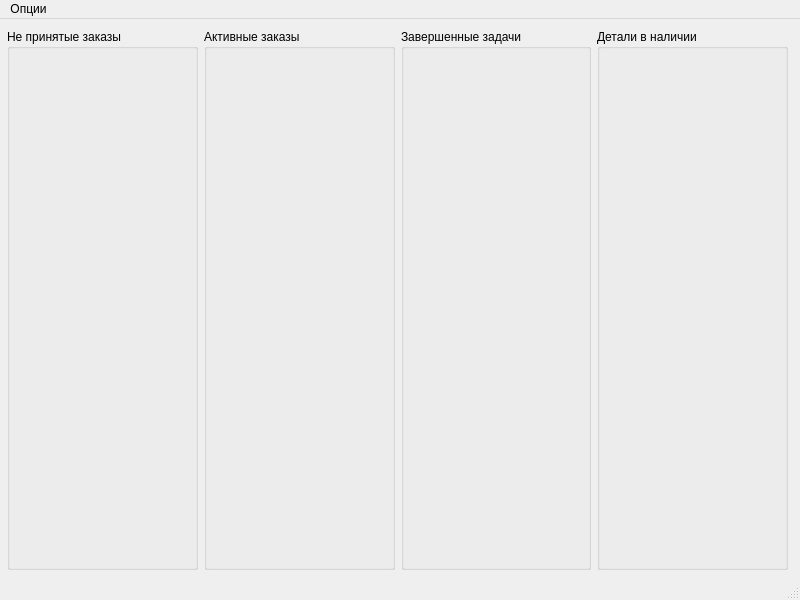
<?xml version="1.0" encoding="UTF-8"?>
<ui version="4.0">
 <class>MainWindow</class>
 <widget class="QMainWindow" name="MainWindow">
  <property name="geometry">
   <rect>
    <x>0</x>
    <y>0</y>
    <width>800</width>
    <height>600</height>
   </rect>
  </property>
  <property name="windowTitle">
   <string>MainWindow</string>
  </property>
  <widget class="QWidget" name="centralwidget">
   <widget class="QWidget" name="horizontalLayoutWidget">
    <property name="geometry">
     <rect>
      <x>7</x>
      <y>10</y>
      <width>781</width>
      <height>541</height>
     </rect>
    </property>
    <layout class="QHBoxLayout" name="horizontalLayout">
     <item>
      <widget class="QGroupBox" name="Order_not_accepted">
       <property name="title">
        <string>Не принятые заказы</string>
       </property>
      </widget>
     </item>
     <item>
      <widget class="QGroupBox" name="Active_order">
       <property name="title">
        <string>Активные заказы</string>
       </property>
      </widget>
     </item>
     <item>
      <widget class="QGroupBox" name="Order_complited">
       <property name="title">
        <string>Завершенные задачи</string>
       </property>
      </widget>
     </item>
     <item>
      <widget class="QGroupBox" name="Details">
       <property name="title">
        <string>Детали в наличии</string>
       </property>
      </widget>
     </item>
    </layout>
   </widget>
  </widget>
  <widget class="QMenuBar" name="menubar">
   <property name="geometry">
    <rect>
     <x>0</x>
     <y>0</y>
     <width>800</width>
     <height>25</height>
    </rect>
   </property>
   <widget class="QMenu" name="Options">
    <property name="title">
     <string>Опции</string>
    </property>
    <addaction name="export_of_order_history"/>
   </widget>
   <addaction name="Options"/>
  </widget>
  <widget class="QStatusBar" name="statusbar"/>
  <action name="export_of_order_history">
   <property name="text">
    <string>Экспортировать историю заказов</string>
   </property>
  </action>
  <action name="order_history">
   <property name="text">
    <string>История заказов</string>
   </property>
  </action>
 </widget>
 <resources/>
 <connections/>
</ui>
